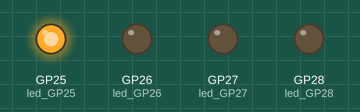
Simulated run of this program. Board: Raspberry Pi Pico running MicroPython. On the bench: output pins drawn as LEDs (lit = HIGH).

Above: at 0.05 s.
At 0.35 s:
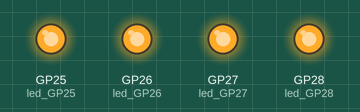
At 0.75 s:
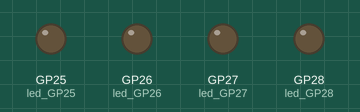
At 1.45 s:
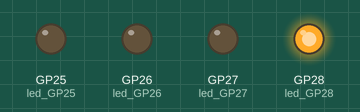
At 2.15 s:
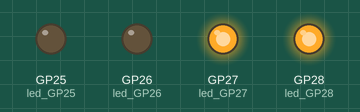
At 2.85 s:
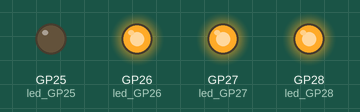
Timing chart, 0 to 3.1 s (numbered marks = the images above):
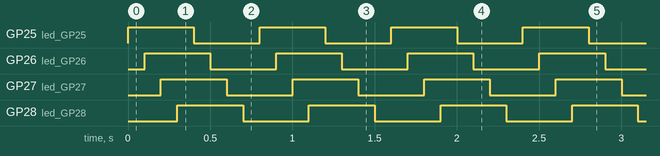

Measured:
- by itself, GP25 (led_GP25), GP26 (led_GP26), GP27 (led_GP27), GP28 (led_GP28): alternates HIGH for 0.40 s and LOW for 0.40 s
- by itself, everything shown: repeats every 0.80 s, in 8 steps

The program:

blink25_26_27_28.py
```python
from machine import Pin
import utime
led_GP25= Pin(25, Pin.OUT) #remember this pinout is not accessible, the LED is hardwired on the Pico.
led_GP26 = Pin(26, Pin.OUT)
led_GP27 = Pin(27, Pin.OUT)
led_GP28 = Pin(28, Pin.OUT)
led_GP25.low() # this line ensures the LED is initilized to the OFF state.
#Initialzing outputs and values are very important to start a machine in a safe predictable way.
while True:
    led_GP25.toggle()
    utime.sleep(.1)
    led_GP26.toggle()
    utime.sleep(.1)
    led_GP27.toggle()
    utime.sleep(.1)
    led_GP28.toggle()
    utime.sleep(.1)
```
